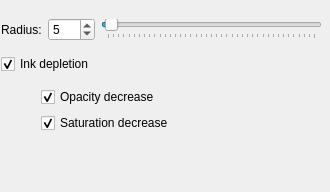
<?xml version="1.0" encoding="UTF-8"?>
<ui version="4.0">
 <class>WdgChalkOptions</class>
 <widget class="QWidget" name="WdgChalkOptions">
  <property name="geometry">
   <rect>
    <x>0</x>
    <y>0</y>
    <width>330</width>
    <height>192</height>
   </rect>
  </property>
  <property name="sizePolicy">
   <sizepolicy hsizetype="Preferred" vsizetype="Preferred">
    <horstretch>210</horstretch>
    <verstretch>60</verstretch>
   </sizepolicy>
  </property>
  <property name="minimumSize">
   <size>
    <width>330</width>
    <height>60</height>
   </size>
  </property>
  <widget class="QWidget" name="">
   <property name="geometry">
    <rect>
     <x>1</x>
     <y>11</y>
     <width>321</width>
     <height>131</height>
    </rect>
   </property>
   <layout class="QVBoxLayout" name="verticalLayout">
    <item>
     <layout class="QHBoxLayout" name="horizontalLayout">
      <item>
       <widget class="QLabel" name="radiusLabel">
        <property name="text">
         <string>Radius:</string>
        </property>
       </widget>
      </item>
      <item>
       <widget class="QSpinBox" name="radiusSpinBox">
        <property name="maximum">
         <number>400</number>
        </property>
        <property name="value">
         <number>5</number>
        </property>
       </widget>
      </item>
      <item>
       <widget class="QSlider" name="horizontalSlider">
        <property name="maximum">
         <number>400</number>
        </property>
        <property name="value">
         <number>5</number>
        </property>
        <property name="orientation">
         <enum>Qt::Horizontal</enum>
        </property>
        <property name="tickPosition">
         <enum>QSlider::TicksBelow</enum>
        </property>
       </widget>
      </item>
     </layout>
    </item>
    <item>
     <widget class="QCheckBox" name="inkDepletionCHBox">
      <property name="text">
       <string>Ink depletion</string>
      </property>
      <property name="checked">
       <bool>true</bool>
      </property>
     </widget>
    </item>
    <item>
     <layout class="QGridLayout" name="gridLayout">
      <item row="0" column="1">
       <widget class="QCheckBox" name="opacity">
        <property name="text">
         <string>Opacity decrease</string>
        </property>
        <property name="checked">
         <bool>true</bool>
        </property>
       </widget>
      </item>
      <item row="2" column="1">
       <widget class="QCheckBox" name="saturation">
        <property name="text">
         <string>Saturation decrease</string>
        </property>
        <property name="checked">
         <bool>true</bool>
        </property>
       </widget>
      </item>
      <item row="0" column="0">
       <spacer name="horizontalSpacer">
        <property name="orientation">
         <enum>Qt::Horizontal</enum>
        </property>
        <property name="sizeType">
         <enum>QSizePolicy::Fixed</enum>
        </property>
        <property name="sizeHint" stdset="0">
         <size>
          <width>40</width>
          <height>20</height>
         </size>
        </property>
       </spacer>
      </item>
      <item row="2" column="0">
       <spacer name="horizontalSpacer_2">
        <property name="orientation">
         <enum>Qt::Horizontal</enum>
        </property>
        <property name="sizeType">
         <enum>QSizePolicy::Fixed</enum>
        </property>
        <property name="sizeHint" stdset="0">
         <size>
          <width>40</width>
          <height>20</height>
         </size>
        </property>
       </spacer>
      </item>
     </layout>
    </item>
   </layout>
  </widget>
 </widget>
 <resources/>
 <connections>
  <connection>
   <sender>horizontalSlider</sender>
   <signal>valueChanged(int)</signal>
   <receiver>radiusSpinBox</receiver>
   <slot>setValue(int)</slot>
   <hints>
    <hint type="sourcelabel">
     <x>194</x>
     <y>26</y>
    </hint>
    <hint type="destinationlabel">
     <x>80</x>
     <y>25</y>
    </hint>
   </hints>
  </connection>
  <connection>
   <sender>radiusSpinBox</sender>
   <signal>valueChanged(int)</signal>
   <receiver>horizontalSlider</receiver>
   <slot>setValue(int)</slot>
   <hints>
    <hint type="sourcelabel">
     <x>82</x>
     <y>34</y>
    </hint>
    <hint type="destinationlabel">
     <x>225</x>
     <y>28</y>
    </hint>
   </hints>
  </connection>
  <connection>
   <sender>inkDepletionCHBox</sender>
   <signal>clicked(bool)</signal>
   <receiver>opacity</receiver>
   <slot>setEnabled(bool)</slot>
   <hints>
    <hint type="sourcelabel">
     <x>36</x>
     <y>70</y>
    </hint>
    <hint type="destinationlabel">
     <x>66</x>
     <y>102</y>
    </hint>
   </hints>
  </connection>
  <connection>
   <sender>inkDepletionCHBox</sender>
   <signal>clicked(bool)</signal>
   <receiver>saturation</receiver>
   <slot>setEnabled(bool)</slot>
   <hints>
    <hint type="sourcelabel">
     <x>18</x>
     <y>77</y>
    </hint>
    <hint type="destinationlabel">
     <x>74</x>
     <y>129</y>
    </hint>
   </hints>
  </connection>
 </connections>
</ui>
